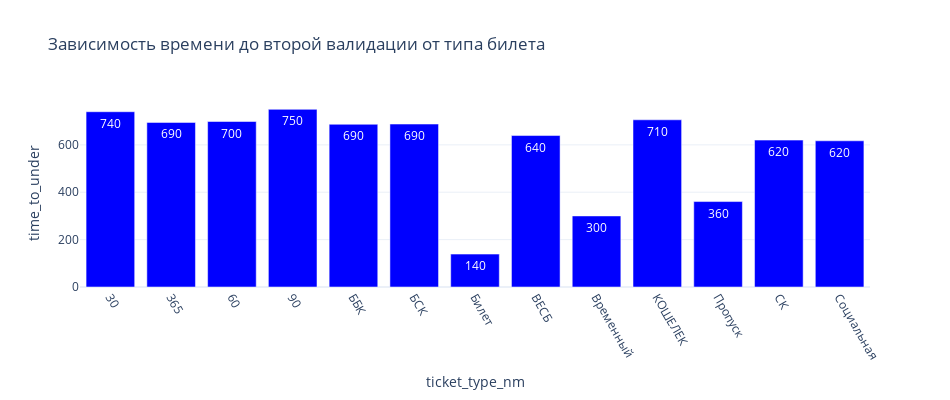

Notebook code cell kept with this figure:
### Code cell
gr1 = pd.DataFrame(stats1,columns=['ticket_type_nm','time_to_under'])
fig = px.bar(gr1,y='time_to_under',x='ticket_type_nm', text_auto='.2s',
            title='Зависимость времени до второй валидации от типа билета')
fig.update_traces(textangle=0,
    hovertemplate = '%{y} минут',
    marker_color='blue',

    )
fig.update_xaxes(
        tickangle = 60)
fig.update_yaxes(
)
fig.update_layout(template="plotly_white",height=400, width=950)
fig.show()

### Figure 1 — Plotly figure (JSON) as saved in the notebook; plotly's stock layout.template omitted (floating-point values rounded to 4 significant figures)
{"data": [{"alignmentgroup": "True", "hovertemplate": "%{y} минут", "legendgroup": "", "marker": {"color": "blue", "pattern": {"shape": ""}}, "name": "", "offsetgroup": "", "orientation": "v", "showlegend": false, "textangle": 0, "textposition": "auto", "texttemplate": "%{y:.2s}", "type": "bar", "x": ["30", "365", "60", "90", "ББК", "БСК", "Билет", "ВЕСБ", "Временный", "КОШЕЛЕК", "Пропуск", "СК", "Социальная"], "xaxis": "x", "y": [739.9, 694.8, 698.6, 749.9, 686.9, 687.9, 138.9, 639.4, 300.0, 705.8, 360.7, 620.0, 617.1], "yaxis": "y"}], "layout": {"barmode": "relative", "height": 400, "legend": {"tracegroupgap": 0}, "title": {"text": "Зависимость времени до второй валидации от типа билета"}, "width": 950, "xaxis": {"anchor": "y", "domain": [0, 1], "tickangle": 60, "title": {"text": "ticket_type_nm"}}, "yaxis": {"anchor": "x", "domain": [0, 1], "title": {"text": "time_to_under"}}}}
